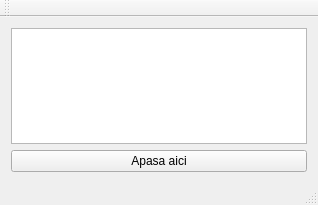
<?xml version="1.0" encoding="UTF-8"?>
<ui version="4.0">
 <class>MainWindow</class>
 <widget class="QMainWindow" name="MainWindow">
  <property name="geometry">
   <rect>
    <x>0</x>
    <y>0</y>
    <width>318</width>
    <height>205</height>
   </rect>
  </property>
  <property name="windowTitle">
   <string>MainWindow</string>
  </property>
  <widget class="QWidget" name="centralWidget">
   <layout class="QGridLayout" name="gridLayout">
    <item row="0" column="1">
     <widget class="QTableView" name="tableView"/>
    </item>
    <item row="1" column="1">
     <widget class="QPushButton" name="pushButton">
      <property name="text">
       <string>Apasa aici</string>
      </property>
     </widget>
    </item>
   </layout>
  </widget>
  <widget class="QMenuBar" name="menuBar">
   <property name="geometry">
    <rect>
     <x>0</x>
     <y>0</y>
     <width>318</width>
     <height>21</height>
    </rect>
   </property>
  </widget>
  <widget class="QToolBar" name="mainToolBar">
   <attribute name="toolBarArea">
    <enum>TopToolBarArea</enum>
   </attribute>
   <attribute name="toolBarBreak">
    <bool>false</bool>
   </attribute>
  </widget>
  <widget class="QStatusBar" name="statusBar"/>
 </widget>
 <layoutdefault spacing="6" margin="11"/>
 <resources/>
 <connections/>
</ui>
